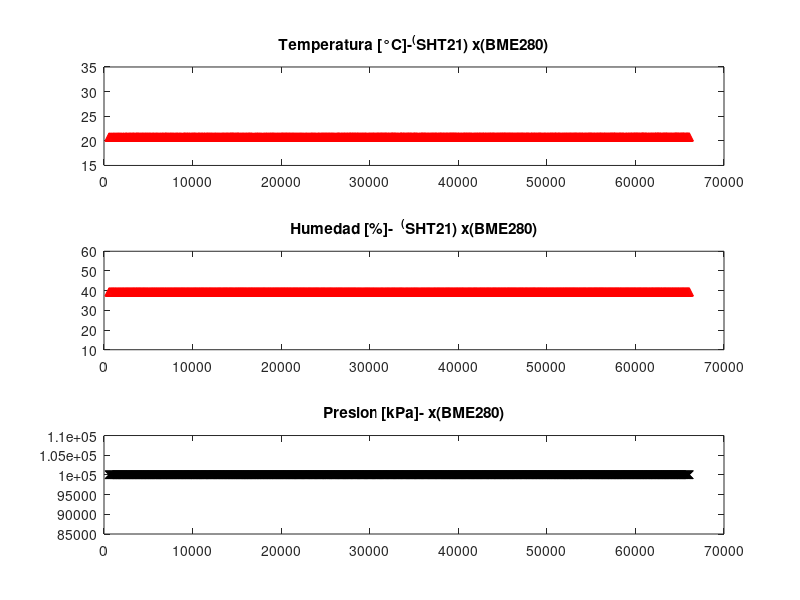
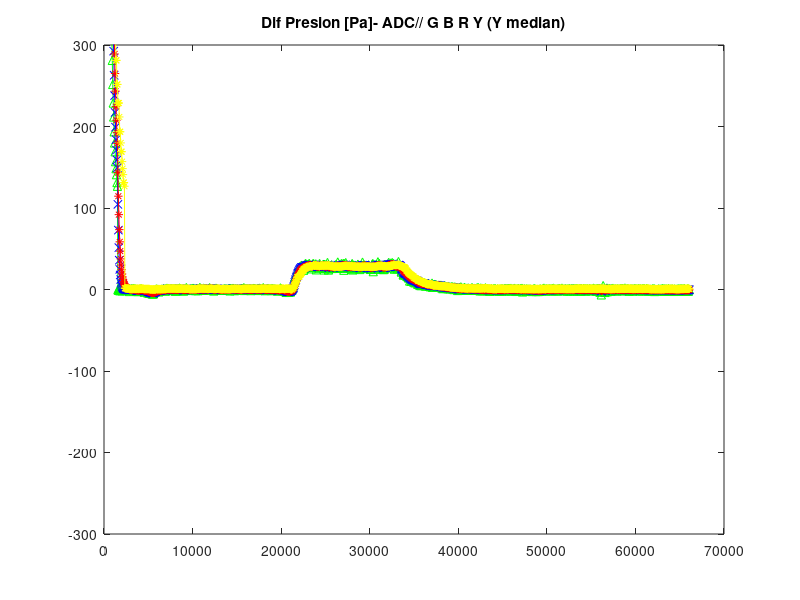
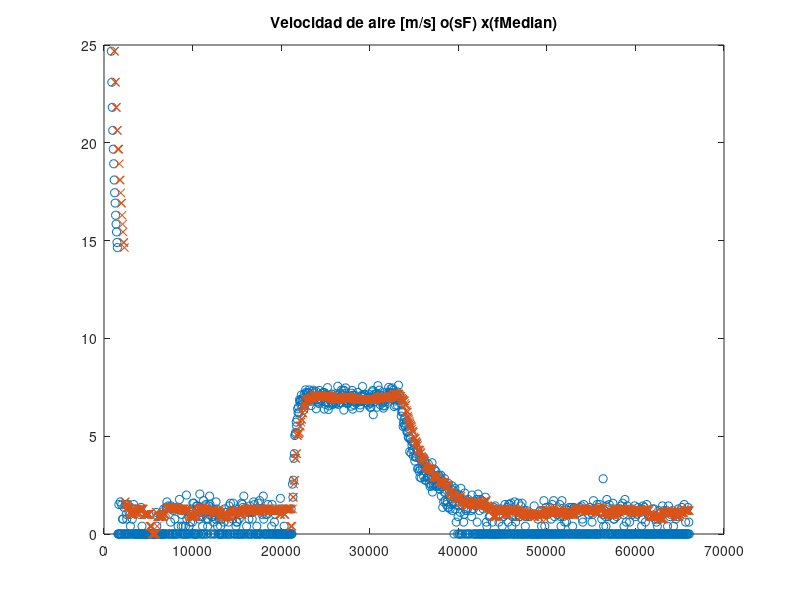
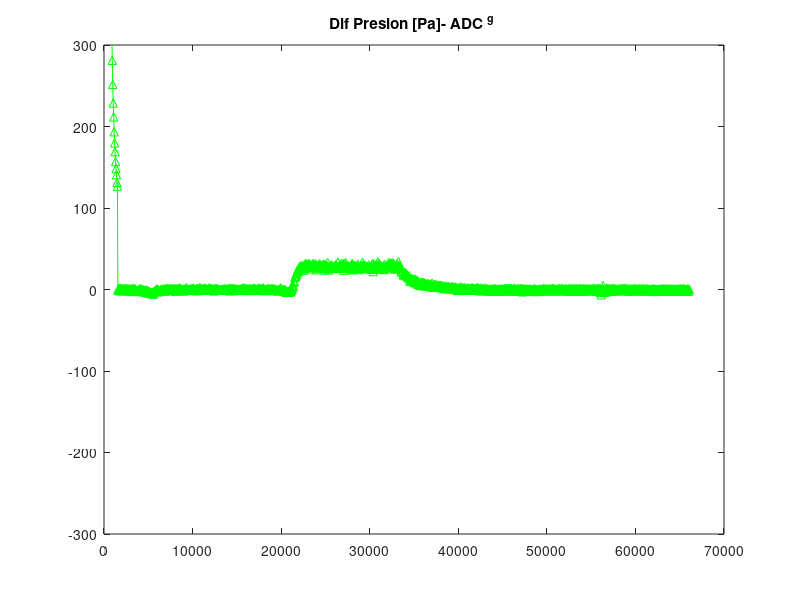

Source code (MATLAB) for these figures, in order:
function cargar_220321
%%para leer despues los valores
%[A]=importdata('Temp1.dat'); %%SHT31
%[B]=importdata('Humi1.dat'); %%SHT31

[C]=importdata('Temp1.dat'); %%SHT21
[D]=importdata('Humi1.dat'); %%SHT21

%[E]=importdata('Temp2.dat'); %%BME280
%[F]=importdata('Humi2.dat'); %%BME280
[G]=importdata('Pres2.dat'); %%BME280

%%%%%%% Presion diferencial %%%%%%

[H1]=importdata('VolADC.dat'); %%ADC Voltaje
[I1]=importdata('DifP1.dat'); %%ADC Diferencia de presion

[IIa1ADC]=importdata('DifPcFAv1ADC.dat'); %%ADC DdP fA1
[IIIb1ADC]=importdata('DifPcFBv1ADC.dat'); %%ADC DdP fB1
[IIIIb1ADC]=importdata('DifPcFMv1ADC.dat'); %%ADC DdP fM


%%Velocidad
[JJJADC]=importdata('VelADC.dat'); %% ADC v sFiltro
[JJJADCb2]=importdata('VelADCb2.dat'); %%V ADC v fB2

[T]=importdata('Tiempo.dat'); %%vector de tiempo
[PWM]=importdata('PWM.dat'); %%vector de tiempo
[Den]=importdata('Den.dat'); %%vector de tiempo
[M]=importdata('Valoresmuestras.dat'); %%valor de muestras

[ALL]=[C,D,G,H1,I1,IIa1ADC,IIIb1ADC,IIIIb1ADC,JJJADC,JJJADCb2,T,PWM,Den,M];

csvwrite('Prueba_4_corriente.csv',ALL);


    figure(1)
    subplot(311)
    plot(T,C,'r-^');%,E,'k-x');
    %%plot(T,E,'k-x');
    ylim([15 35]);
    title('Temperatura [°C]-^(SHT21) x(BME280)');
    
    subplot(312)
    plot(T,D,'r-^');%,F,'k-x');
    %%plot(T,F,'k-x');
    ylim([10 60]);
    title('Humedad [%]-  ^(SHT21) x(BME280)');

    subplot(313)
    plot(T,G,'k-x');
    ylim([85000 110000]);
    title('Presion [kPa]- x(BME280)');


    figure (3)
    
    plot(T,I1,'^-g',T,IIa1ADC,'b-x',T,IIIb1ADC,'r-*',T,IIIIb1ADC,'y-*');%,T,IIa2ADC,'k-x');%,T,IIa3ADC,'r-x'); 
    ylim([-300 300]);
    title('Dif Presion [Pa]- ADC// G B R Y (Y median)');

    

    figure(4)
    plot(T,JJJADC,'o',T,JJJADCb2,'x');
    ylim([0 25]);
    title('Velocidad de aire [m/s] o(sF) x(fMedian)');

    figure(5)
    plot(T,I1,'^-g');
     ylim([-300 300]);
    title('Dif Presion [Pa]- ADC ^g ');
    
    figure(6)
    plot(T,PWM,'^-k');
     ylim([0 1025]);
    title('PWM - T*');
    
    figure(7)
    plot(T,Den,'^-b');
     ylim([0 2]);
    title('Densidad del Aire - T (ms)*');


end